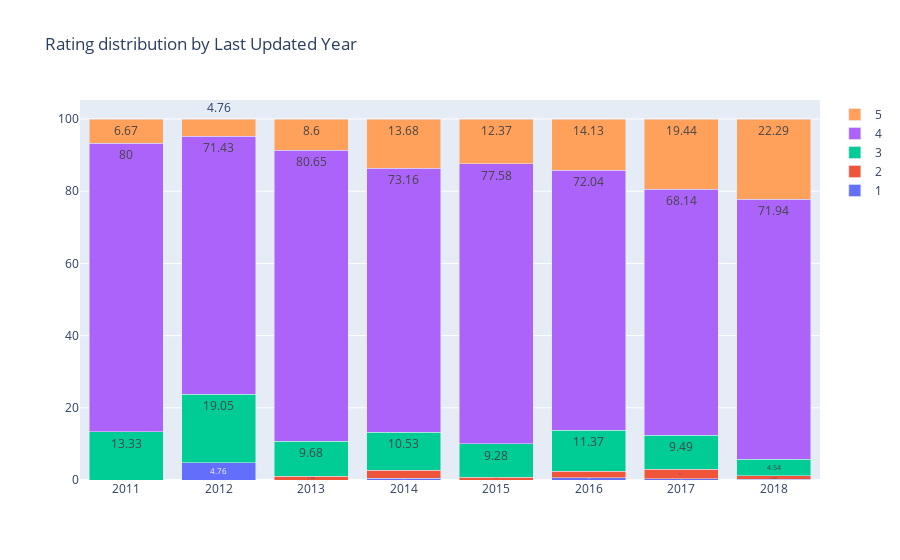

The code cell stored with this chart in its notebook:
### Code cell
get_cat_ratings_chart('Last Updated Year')

### Figure 1 — Plotly figure (JSON) as saved in the notebook; plotly's stock layout.template omitted (floating-point values rounded to 4 significant figures)
{"data": [{"name": "1", "text": [0, 4.76, 0, 0.53, 0, 0.61, 0.33, 0.14], "textposition": "auto", "type": "bar", "x": [2011, 2012, 2013, 2014, 2015, 2016, 2017, 2018], "y": [0, 4.76, 0, 0.53, 0, 0.61, 0.33, 0.14]}, {"name": "2", "text": [0, 0, 1.08, 2.11, 0.77, 1.84, 2.61, 1.09], "textposition": "auto", "type": "bar", "x": [2011, 2012, 2013, 2014, 2015, 2016, 2017, 2018], "y": [0, 0, 1.08, 2.11, 0.77, 1.84, 2.61, 1.09]}, {"name": "3", "text": [13.33, 19.05, 9.68, 10.53, 9.28, 11.37, 9.49, 4.54], "textposition": "auto", "type": "bar", "x": [2011, 2012, 2013, 2014, 2015, 2016, 2017, 2018], "y": [13.33, 19.05, 9.68, 10.53, 9.28, 11.37, 9.49, 4.54]}, {"name": "4", "text": [80, 71.43, 80.65, 73.16, 77.58, 72.04, 68.14, 71.94], "textposition": "auto", "type": "bar", "x": [2011, 2012, 2013, 2014, 2015, 2016, 2017, 2018], "y": [80, 71.43, 80.65, 73.16, 77.58, 72.04, 68.14, 71.94]}, {"name": "5", "text": [6.67, 4.76, 8.6, 13.68, 12.37, 14.13, 19.44, 22.29], "textposition": "auto", "type": "bar", "x": [2011, 2012, 2013, 2014, 2015, 2016, 2017, 2018], "y": [6.67, 4.76, 8.6, 13.68, 12.37, 14.13, 19.44, 22.29]}], "layout": {"barmode": "stack", "title": {"text": "Rating distribution by Last Updated Year"}}}
